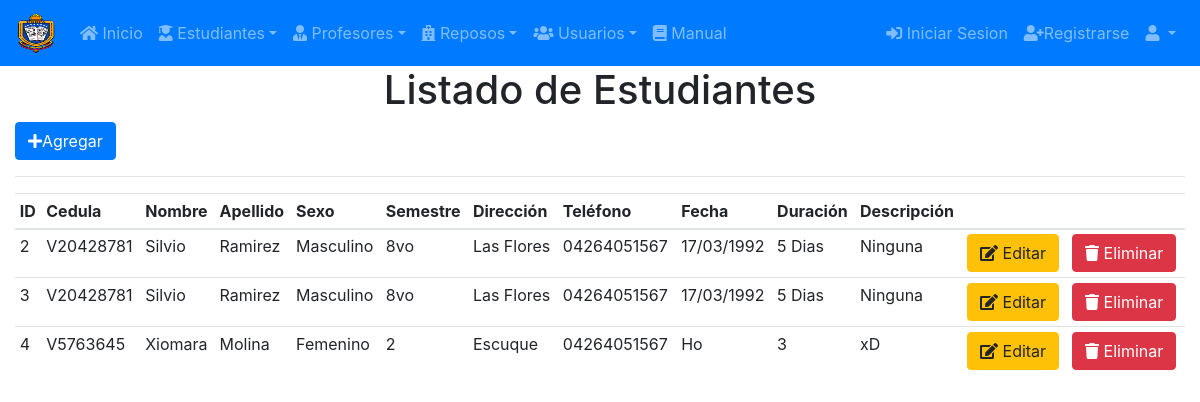
The app's page /?controller=estudiante with its own data.
### tables this page shows
CREATE TABLE `estudiante` (
  `id` int(11) NOT NULL,
  `cedula` varchar(20) NOT NULL,
  `nombre` varchar(255) NOT NULL,
  `apellido` varchar(255) NOT NULL,
  `sexo` varchar(20) NOT NULL,
  `semestre` varchar(30) NOT NULL,
  `direccion` text NOT NULL,
  `telefono` varchar(30) NOT NULL,
  `fecha` varchar(20) NOT NULL,
  `duracion` varchar(30) NOT NULL,
  `descripcion` text NOT NULL
);

### controller/estudiante.controller.php (called while the page is built, shortened)
<?php
require_once 'model/estudiante.php';
class estudianteController{
    public function __CONSTRUCT(){
        $this->model = new estudiante();
    }
    public function Index(){
        require_once 'view/header.php';
        require_once 'view/estudiante/estudiante.php';
        require_once 'view/footer.php';
    }
}

### model/database.php (called while the page is built)
<?php
class Database
{
    public static function StartUp()
    {
    	$db_host = 'mysql.webcindario.com';
		$db_name = 'unefa';
		$db_user = 'unefa';
		$db_pass = 'Cel04161788328';
        $pdo = new PDO('mysql:host='.$db_host.';dbname='.$db_name.';charset=utf8',$db_user,$db_pass);
        $pdo->setAttribute(PDO::ATTR_ERRMODE, PDO::ERRMODE_EXCEPTION);
        return $pdo;
    }
}

### model/estudiante.php (called while the page is built, shortened)
<?php
class estudiante
{
	private $pdo;
	public function __CONSTRUCT()
	{
		try
		{
			$this->pdo = Database::StartUp();
		}
		catch(Exception $e)
		{
			die($e->getMessage());
		}
	}
	public function Listar()
	{
		try
		{
			$stm = $this->pdo->prepare("SELECT * FROM estudiante");
			$stm->execute();
			return $stm->fetchAll(PDO::FETCH_OBJ);
		}
		catch(Exception $e)
		{
			die($e->getMessage());
		}
	}
}

### view/estudiante/estudiante.php (the view)
<h1 class="text-center">Listado de Estudiantes</h1>
<a class="btn btn-primary pull-right" href="?controller=estudiante&accion=registro"><i class="fa fa-plus"></i>Agregar</a>
<hr>
<table class="table table-hover table-sm table-responsive-sm" id="t_estudiantes">
    <thead>
        <tr>
            <th>ID</th>
            <th>Cedula</th>
            <th>Nombre</th>
            <th>Apellido</th>
            <th>Sexo</th>
            <th>Semestre</th>
            <th>Dirección</th>
            <th>Teléfono</th>
            <th>Fecha</th>
            <th>Duración</th>
            <th>Descripción</th>
            <th></th>
            <th></th>
        </tr>
    </thead>
    <tbody>
    <?php foreach($this->model->Listar() as $r): ?>
        <tr>
            <td><?php echo $r->id; ?></td>
            <td><?php echo $r->cedula; ?></td>
            <td><?php echo $r->nombre; ?></td>
            <td><?php echo $r->apellido; ?></td>
            <td><?php echo $r->sexo; ?></td>
            <td><?php echo $r->semestre; ?></td>
            <td><?php echo $r->direccion; ?></td>
            <td><?php echo $r->telefono; ?></td>
            <td><?php echo $r->fecha; ?></td>
            <td><?php echo $r->duracion; ?></td>
            <td><?php echo $r->descripcion; ?></td>
            <td>
                <a  class="btn btn-warning" href="?controller=estudiante&accion=registro&id=<?php echo $r->id; ?>"><i class="fa fa-edit"></i> Editar</a>
            </td>
            <td>
                <a  class="btn btn-danger" onclick="javascript:return confirm('¿Seguro de eliminar este registro?');" href="?controller=estudiante&accion=Eliminar&id=<?php echo $r->id; ?>"><i class="fa fa-trash"></i> Eliminar</a>
            </td>
        </tr>
    <?php endforeach; ?>
    </tbody>
</table>

### index.php (shortened to what this page needs)
<?php
require_once 'model/database.php';
$controller = 'index';
if(!isset($_REQUEST['controller']))
{
    require_once "controller/$controller.controller.php";
    $controller = ucwords($controller) . 'Controller';
    $controller = new $controller;
    $controller->Index();
}
else
{
    $accion = isset($_REQUEST['accion']) ? $_REQUEST['accion'] : 'Index';
    $controller = new $controller;
    call_user_func( array( $controller, $accion ) );
}

### view/header.php (shortened to what this page needs)
<!DOCTYPE html>
<html lang="es">
    <head>
        <link href="plugins/bootstrap/css/bootstrap.min.css" rel="stylesheet"/>
        <link href="plugins/datatables/css/dataTables.bootstrap4.min.css" rel="stylesheet" type="text/css" />
        <link href="plugins/fontawesome/all.min.css" rel="stylesheet">
    </head>
<body>
<?php require_once 'view/navbar.php'; ?>
<div class="container-fluid">

### view/navbar.php (shortened to what this page needs)
<nav class="navbar navbar-expand-lg navbar-dark bg-primary">
    <a class="navbar-brand padding-bottom-0 padding-top-0" href="#">
        <img src="images/logo_unefa.png" width="40" height="40" alt="UNEFA" class="rounded-circle">
    </a>
    <div class="collapse navbar-collapse" id="navbarColor03">
        <ul class="navbar-nav mr-auto">
                <li class="nav-item">
                    <a class="nav-link" href="?controller=index"><i class="fa fa-home"></i> Inicio <span class="sr-only"></span></a>
                </li>
                <li class="nav-item dropdown">
                    <a href="" class="nav-link dropdown-toggle" data-toggle="dropdown" href="#" role="button" aria-haspopup="true" aria-expanded="false">
                        <i class="fa fa-user-graduate"></i> Estudiantes</a>
                </li>
                <li class="nav-item dropdown">
                    <a href="" class="nav-link dropdown-toggle" data-toggle="dropdown" href="#" role="button" aria-haspopup="true" aria-expanded="false">
                        <i class="fa fa-user-tie"></i> Profesores</a>
                </li>
                <li class="nav-item dropdown">
                    <a href="" class="nav-link dropdown-toggle" data-toggle="dropdown" href="#" role="button" aria-haspopup="true" aria-expanded="false">
                        <i class="fa fa-hospital"></i> Reposos</a>
                </li>
                <li class="nav-item dropdown">
                    <a href="" class="nav-link dropdown-toggle" data-toggle="dropdown" href="#" role="button" aria-haspopup="true" aria-expanded="false">
                        <i class="fa fa-users"></i> Usuarios</a>
                </li>
                <li class="nav-item">
                    <a class="nav-link" href=""><i class="fa fa-book"></i> Manual</a>
                </li>
        </ul>
        <ul class="navbar-nav ml-auto">
                <li><a class="nav-link" href=""><i class="fas fa-sign-in-alt"></i> Iniciar Sesion</a></li>
                <li><a class="nav-link" href=""><i class="fas fa-user-plus"></i>Registrarse</a></li>
                <li class="nav-item dropdown">
                        <a id="navbarDropdown" class="nav-link dropdown-toggle" href="#" role="button" data-toggle="dropdown" aria-haspopup="true" aria-expanded="false" v-pre><i class="fa fa-user"></i>
                        </a>
                    </li>
        </ul>
    </div>
</nav>

### view/footer.php (shortened to what this page needs)
</div>
</body>
</html>

### records on screen
estudiante: id "2", cedula "V20428781", nombre "Silvio", apellido "Ramirez", sexo "Masculino", semestre "8vo", direccion "Las Flores", telefono "04264051567", fecha "17/03/1992", duracion "5 Dias", descripcion "Ninguna"
estudiante: id "3", cedula "V20428781", nombre "Silvio", apellido "Ramirez", sexo "Masculino", semestre "8vo", direccion "Las Flores", telefono "04264051567", fecha "17/03/1992", duracion "5 Dias", descripcion "Ninguna"
estudiante: id "4", cedula "V5763645", nombre "Xiomara", apellido "Molina", sexo "Femenino", semestre "2", direccion "Escuque", telefono "04264051567", fecha "Ho", duracion "3", descripcion "xD"
